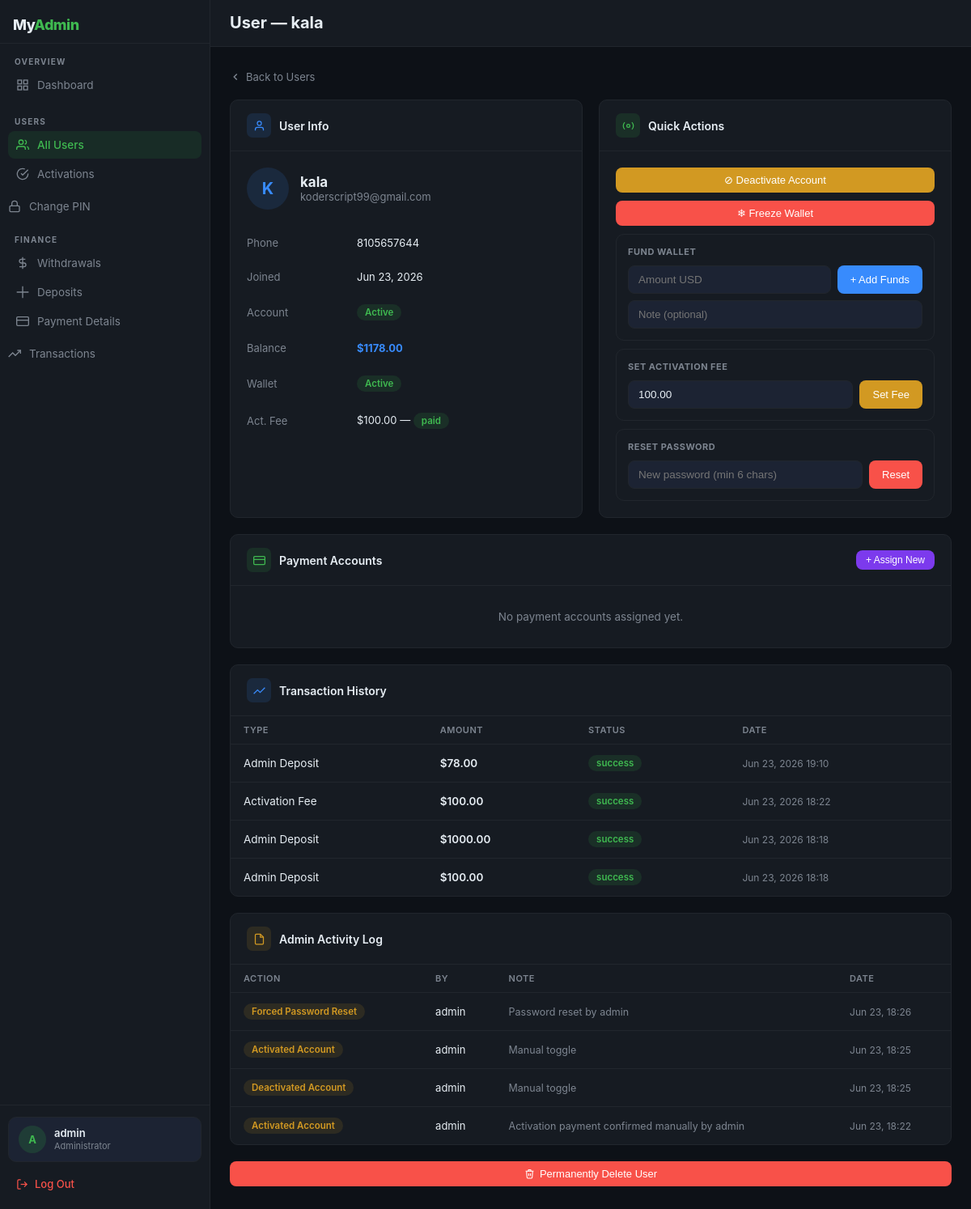
The page /admin-panel/users/5/ (signed in) on the database as committed earlier.
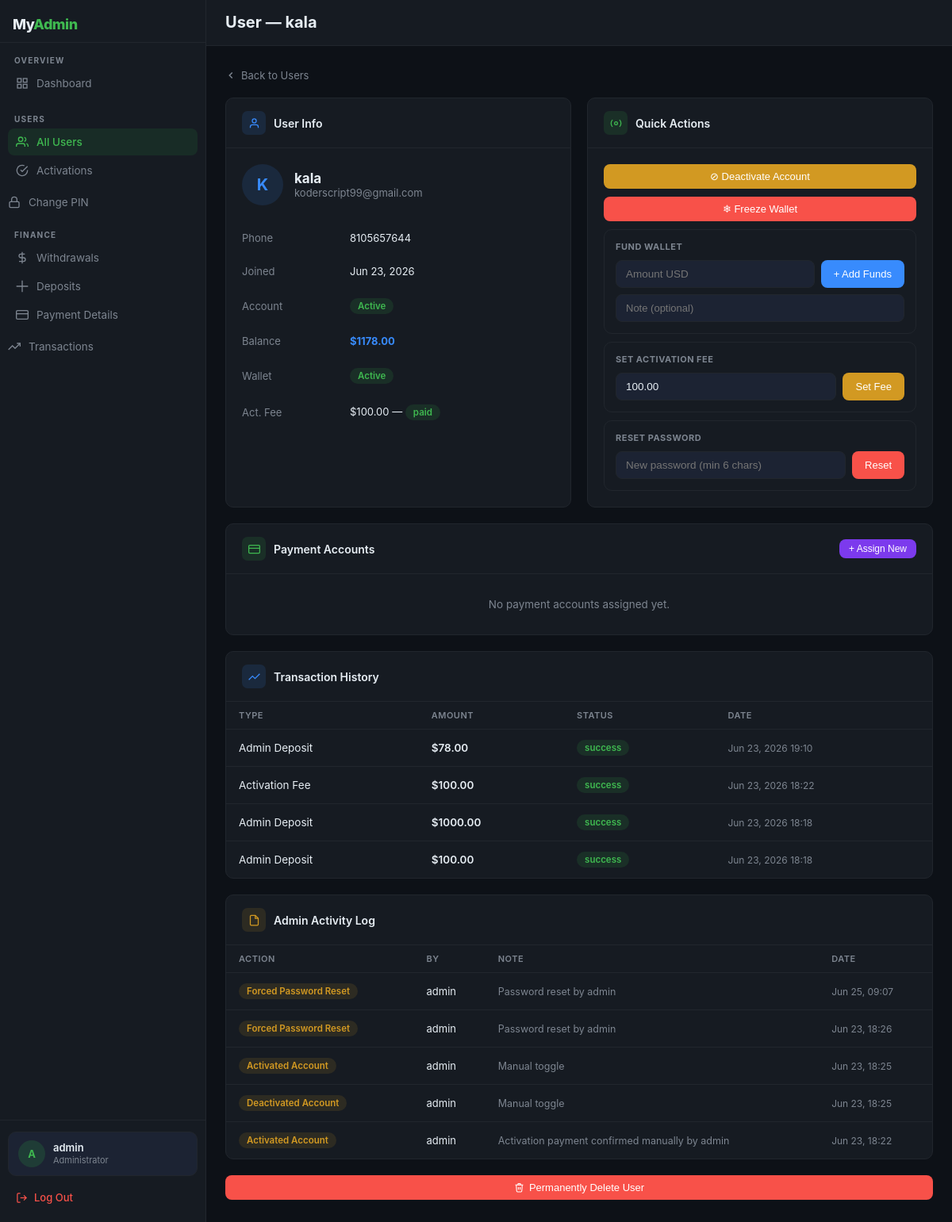
The same page on the database as committed later.
### USDT/models.py (models this page shows, shortened)
class Transaction(models.Model):
    TYPES = (
        ('deposit', 'Deposit'),
        ('admin_deposit', 'Admin Deposit'),
        ('activation_fee', 'Activation Fee'),
        ('withdrawal', 'Withdrawal'),
        ('transfer', 'Transfer'),
    )
    STATUS = (
        ('pending', 'Pending'),
        ('success', 'Success'),
        ('failed', 'Failed'),
    )
    user = models.ForeignKey(
        settings.AUTH_USER_MODEL,
        on_delete=models.CASCADE,
        related_name='transactions'
    )
    amount = models.DecimalField(max_digits=20, decimal_places=2)
    transaction_type = models.CharField(max_length=30, choices=TYPES)
    status = models.CharField(max_length=20, choices=STATUS, default='pending')
    reference = models.UUIDField(default=uuid.uuid4, editable=False, unique=True)
    description = models.TextField(blank=True)
    performed_by = models.ForeignKey(
        settings.AUTH_USER_MODEL,
        on_delete=models.SET_NULL,
        null=True, blank=True,
        related_name='performed_transactions'
    )
    created_at = models.DateTimeField(auto_now_add=True)
    class Meta:
        ordering = ['-created_at']

class AccountControlLog(models.Model):
    ACTION_CHOICES = (
        ('activate', 'Activated Account'),
        ('deactivate', 'Deactivated Account'),
        ('freeze_wallet', 'Froze Wallet'),
        ('unfreeze_wallet', 'Unfroze Wallet'),
        ('assign_account', 'Assigned Payment Account'),
        ('remove_account', 'Removed Payment Account'),
        ('force_reset', 'Forced Password Reset'),
    )
    admin = models.ForeignKey(
        settings.AUTH_USER_MODEL,
        on_delete=models.SET_NULL,
        null=True,
        related_name='control_actions'
    )
    target_user = models.ForeignKey(
        settings.AUTH_USER_MODEL,
        on_delete=models.CASCADE,
        related_name='control_logs'
    )
    action = models.CharField(max_length=30, choices=ACTION_CHOICES)
    note = models.TextField(blank=True)
    created_at = models.DateTimeField(auto_now_add=True)
    class Meta:
        ordering = ['-created_at']

class User(AbstractUser):
    ROLE_CHOICES = (
        ('admin', 'Admin'),
        ('user', 'User'),
    )
    phone = models.CharField(max_length=20, blank=True)
    role = models.CharField(max_length=10, choices=ROLE_CHOICES, default='user')
    account_activated = models.BooleanField(default=False)
    date_of_birth = models.DateField(null=True, blank=True)
    address = models.TextField(blank=True)
    account_number = models.CharField(max_length=20, unique=True, blank=True)
    created_at = models.DateTimeField(auto_now_add=True)
    @property
    def is_admin_user(self):
        return self.role == 'admin'

### USDT/views.py (the view)
# urls.py: path('admin-panel/users/<int:user_id>/', views.admin_user_detail, name='admin-user-detail'),
@admin_required
def admin_user_detail(request, user_id):
    target = get_object_or_404(User, id=user_id, role='user')
    wallet, _ = Wallet.objects.get_or_create(user=target)
    payment_accounts = PaymentAccount.objects.filter(user=target)
    transactions = Transaction.objects.filter(user=target)[:20]
    control_logs = AccountControlLog.objects.filter(target_user=target)[:20]
    withdrawals = WithdrawalRequest.objects.filter(user=target)
    notifications = Notification.objects.filter(user=target).order_by('-created_at')
    unread_count = notifications.filter(is_read=False).count()
    activation_payment = ActivationPayment.objects.filter(user=target).first()
    return render(request, 'admin/user_detail.html', {
        'target': target,
        'wallet': wallet,
        'payment_accounts': payment_accounts,
        'transactions': transactions,
        'control_logs': control_logs,
        'withdrawals': withdrawals,
        'activation_payment': activation_payment,
        'pending_activations_count': ActivationPayment.objects.filter(status='pending').count(),
        'pending_withdrawals_count': WithdrawalRequest.objects.filter(status='pending').count(),
    })

### USDT/context_processors.py (called while the page is built)
def admin_counts(request):
    if request.user.is_authenticated and request.user.is_admin_user:
        return {
            'pending_activations_count': ActivationPayment.objects.filter(status='pending').count(),
            'pending_withdrawals_count': WithdrawalRequest.objects.filter(status='pending').count(),
            'open_tickets_count': SupportTicket.objects.filter(status='open').count(),
        }
    return {}

### USDT/views.py (called while the page is built)
def admin_required(view_func):
    @functools.wraps(view_func)
    def wrapper(request, *args, **kwargs):
        if not request.user.is_authenticated:
            return redirect('admin-pin-login')
        if not request.user.is_admin_user:
            messages.error(request, 'Access denied.')
            return redirect('dashboard')
        return view_func(request, *args, **kwargs)
    return wrapper

### USDT/templates/admin/user_detail.html (shortened to what the changed rows need)
{% extends 'admin/base.html' %}
{% block content %}
<div class="card">
  <div class="card-body" style="padding:0">
    {% if transactions %}
    <table>
      <thead><tr><th>Type</th><th>Amount</th><th>Status</th><th>Date</th></tr></thead>
      <tbody>
      {% for t in transactions %}
      <tr>
        <td>{{ t.get_transaction_type_display }}</td>
        <td style="font-weight:600">${{ t.amount }}</td>
        <td><span class="badge {% if t.status == 'success' %}badge-green{% elif t.status == 'pending' %}badge-amber{% else %}badge-red{% endif %}">{{ t.status }}</span></td>
        <td style="font-size:12px;color:var(--muted)">{{ t.created_at|date:"M d, Y H:i" }}</td>
      </tr>
      {% endfor %}
      </tbody>
    </table>
    {% else %}
    <div class="empty" style="padding:30px">No transactions yet.</div>
    {% endif %}
  </div>
</div>
<div class="card">
  <div class="card-body" style="padding:0">
    {% if control_logs %}
    <table>
      <thead><tr><th>Action</th><th>By</th><th>Note</th><th>Date</th></tr></thead>
      <tbody>
      {% for log in control_logs %}
      <tr>
        <td><span class="badge badge-amber">{{ log.get_action_display }}</span></td>
        <td style="font-size:13px">{{ log.admin.username }}</td>
        <td style="font-size:12.5px;color:var(--muted)">{{ log.note|default:"—" }}</td>
        <td style="font-size:12px;color:var(--muted)">{{ log.created_at|date:"M d, H:i" }}</td>
      </tr>
      {% endfor %}
      </tbody>
    </table>
    {% else %}
    <div class="empty" style="padding:30px">No activity logged.</div>
    {% endif %}
  </div>
</div>
{% endblock %}

Rows that differ between the two databases and show on the page:
added AccountControlLog: action "Forced Password Reset", admin.username "admin", note "Password reset by admin", created_at "Jun 25, 09:07"
